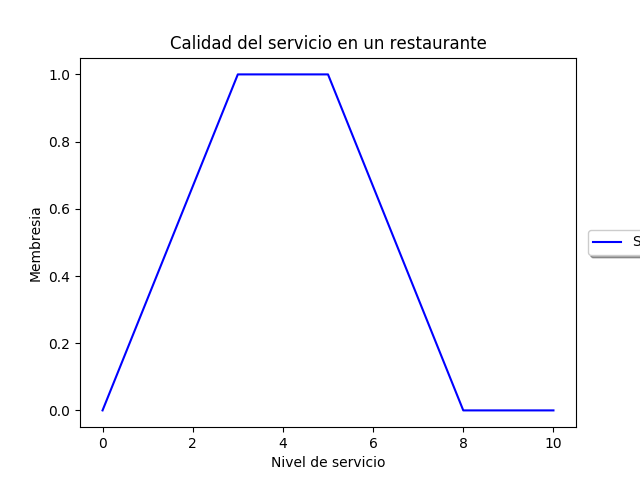

The Python source for this figure:
import numpy as np
import skfuzzy as sk
import matplotlib.pyplot as plt

x= np.arange(0, 11, 1)
vd_trapezoidal = sk.trapmf (x, [0,3,5,8])

plt.figure()
plt.plot(x, vd_trapezoidal, 'b', linewidth=1.5, label='Servicio')

plt.title('Calidad del servicio en un restaurante')
plt.ylabel('Membresia')
plt.xlabel('Nivel de servicio')
plt.legend(loc='center right', bbox_to_anchor=(1.25, 0.5), ncol=1, fancybox=True, shadow=True)
plt.show()
